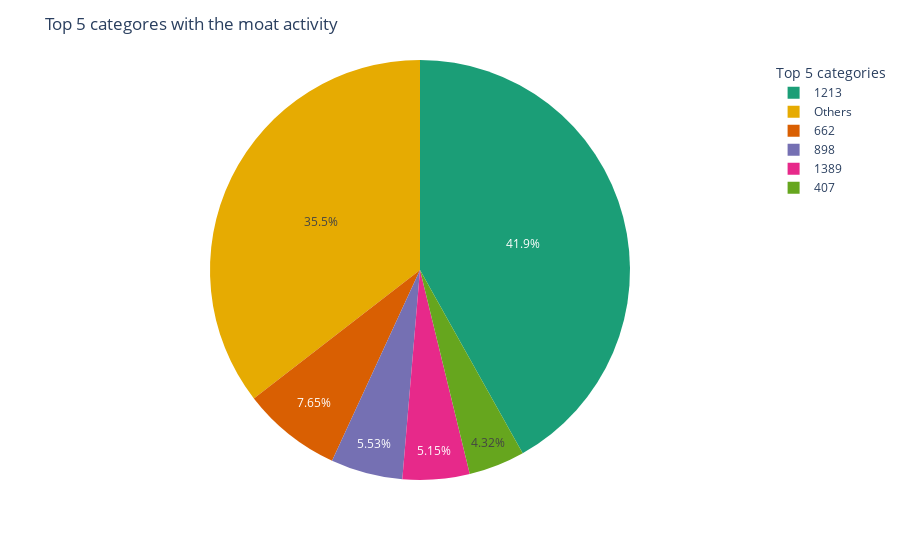

Notebook code cell kept with this figure:
### Code cell
x=df.groupby('category_id').count()
x = x.iloc[:, 0:1]
x = x.rename(columns={"user_id": "Cat_count"})
x=x.reset_index()
x.sort_values('Cat_count',ascending=False,inplace=True)
new_df = x.iloc[5:]
s=new_df['Cat_count'].sum()
x = x.iloc[:5]
x['category_id'] = x['category_id'].astype(str)
x.loc[len(df)] = ['Others', s]
fig = px.pie(x, values='Cat_count', names='category_id', 
             color='category_id', color_discrete_sequence=px.colors.qualitative.Dark2,
             labels={'category_id': 'Category ID', 'Cat_count': 'Cat_Count'})
fig.update_layout(legend_title='Top 5 categories', title_text="Top 5 categores with the moat activity")

fig.show()

### Figure 1 — Plotly figure (JSON) as saved in the notebook; plotly's stock layout.template omitted (floating-point values rounded to 4 significant figures)
{"data": [{"customdata": [["1213"], ["662"], ["898"], ["1389"], ["407"], ["Others"]], "domain": {"x": [0, 1], "y": [0, 1]}, "hovertemplate": "Category ID=%{customdata[0]}<br>Cat_Count=%{value}<extra></extra>", "labels": ["1213", "662", "898", "1389", "407", "Others"], "legendgroup": "", "marker": {"colors": ["rgb(27,158,119)", "rgb(217,95,2)", "rgb(117,112,179)", "rgb(231,41,138)", "rgb(102,166,30)", "rgb(230,171,2)"]}, "name": "", "showlegend": true, "type": "pie", "values": [3836, 701, 507, 472, 396, 3250]}], "layout": {"legend": {"title": {"text": "Top 5 categories"}, "tracegroupgap": 0}, "margin": {"t": 60}, "piecolorway": ["rgb(27,158,119)", "rgb(217,95,2)", "rgb(117,112,179)", "rgb(231,41,138)", "rgb(102,166,30)", "rgb(230,171,2)", "rgb(166,118,29)", "rgb(102,102,102)"], "title": {"text": "Top 5 categores with the moat activity"}}}
